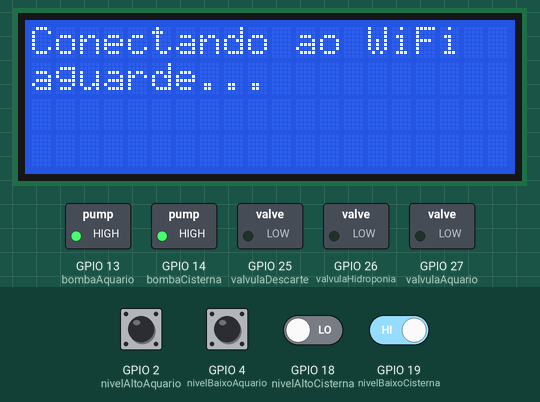
Recording of a program running on a simulated ESP32. Shown: 20×4 character LCD, switched loads named in the program (green lamp = pin HIGH). The inputs (shaded band) are chosen by the test bench; at power-on: GPIO 2 (nivelAltoAquario), GPIO 4 (nivelBaixoAquario), GPIO 19 (nivelBaixoCisterna) HIGH, GPIO 18 (nivelAltoCisterna) LOW. WiFi joins after 1.5 s; servers stay silent unless stated; the local clock reads 2024-03-15 10:24:30 at power-on unless the program sets it; not simulated (calls return 0 or success): SECRET.h; what the program prints to the serial monitor is not drawn.

Above: at 0.6 s.
At 3.8 s:
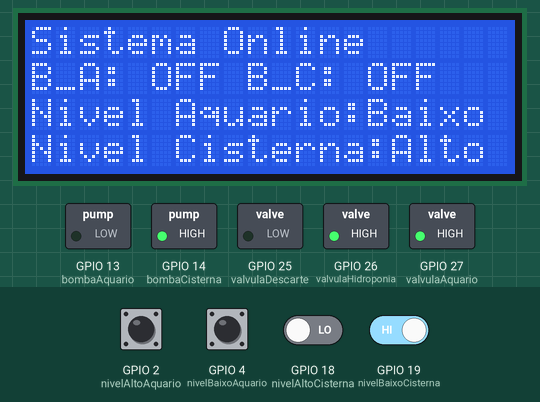
3.9 s: GPIO 18 (nivelAltoCisterna) driven HIGH
6.9 s: GPIO 19 (nivelBaixoCisterna) driven LOW
At 8.4 s:
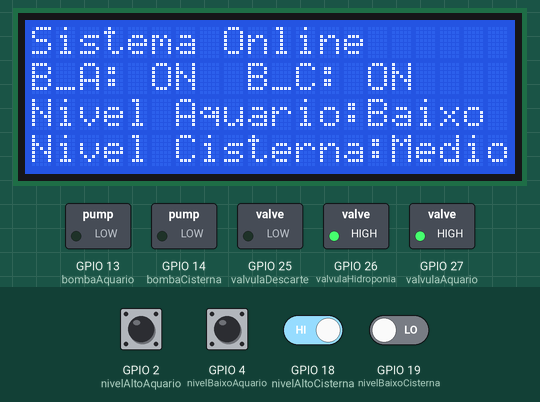
9.2 s: GPIO 19 (nivelBaixoCisterna) driven HIGH
12.2 s: GPIO 2 (nivelAltoAquario) pulled LOW for 1 s
At 13.3 s:
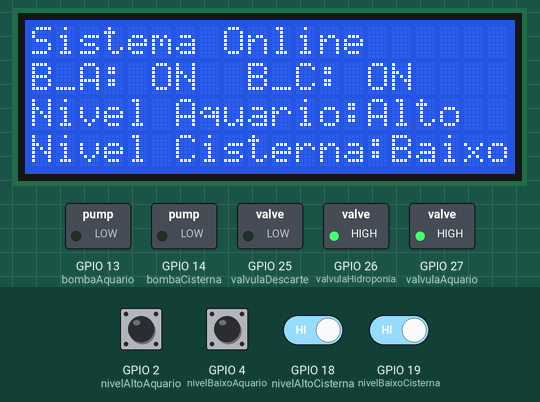
14.7 s: GPIO 18 (nivelAltoCisterna) driven LOW
At 16.0 s:
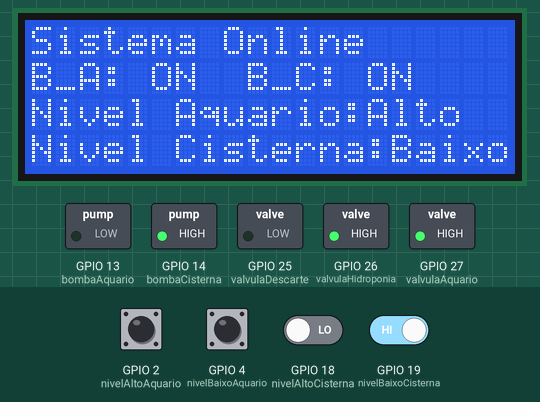
17.7 s: GPIO 4 (nivelBaixoAquario) pulled LOW for 0.2 s
At 18.4 s:
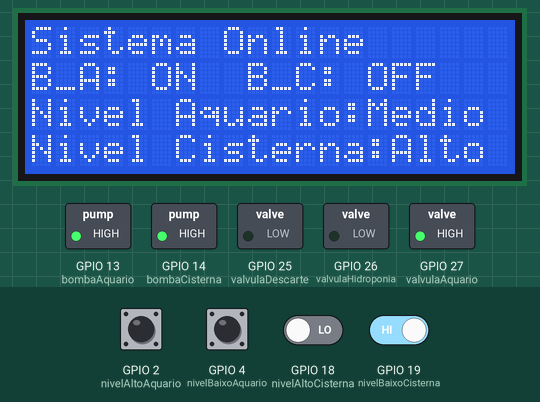
Timing chart, 0 to 20.7 s (numbered marks = the images above; inputs shaded):
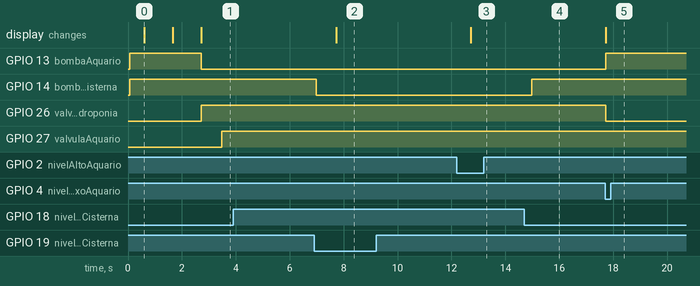

Measured:
- after the input at 3.9 s, every drawn part: stays the same
- after the input at 6.9 s, GPIO 14 (bombaCisterna): HIGH → LOW after 0.08 s; the display: changes after 0.82 s (image 2)
- after the input at 9.2 s, every drawn part: stays the same
- after the input at 12.2 s, the display: changes after 0.52 s (image 3)
- after the input at 14.7 s, GPIO 14 (bombaCisterna): LOW → HIGH after 0.28 s
- after the input at 17.7 s, the display: changes at once (image 5)
- what the display in image 0 shows lasts 1.1 s, from 0.6 s to 1.7 s

The program:

main.cpp
```cpp
#include <Arduino.h>
#if defined(ESP32)
#endif
#include <Firebase_ESP_Client.h>
#include "SECRET.h"
#include <NTPClient.h>
#include <Wire.h>
#include <LiquidCrystal_I2C.h>

LiquidCrystal_I2C lcd(0x27, 20, 4);
unsigned long ultima_atualizacao = 0;             // Armazena o tempo da última atualizaçao
const unsigned long intervalo_atualizacao = 5000; // Intervalo de atualizaçao em milissegundos (5 segundos)
static bool estadoRegaPlantas = false;

// Provide the token generation process info.
#include "addons/TokenHelper.h"
// Provide the RTDB payload printing info and other helper functions.
#include "addons/RTDBHelper.h"

#define FIREBASE_USE_PSRAM
#include <WiFiMulti.h>
#include <WiFi.h>

// #include <Servo.h> // Include the servo library
// Servo myservo;     // create servo object to control our servo

// ----------------- ATUADORES E SENSORES ------------------
// Componentes do Aquario
// int motorServo = 34;
//  sensores
int nivelBaixoAquario = 4; // Sensor nivel baixo
int nivelAltoAquario = 2;  // Sensor nivel alto
//  atuadores
int valvulaAquario = 27; // valvula que enche o aquario
int bombaAquario = 13;   // bomba que envia agua para a tubulacao

// Variaveis de estado Aquario
bool estadoBombaAquario = false;
bool estadoValvulaAquario = false;
bool estadoSNAAquario = false;
bool estadoSNBAquario = false;

// pH variaveis
const int analogInPin = 36;
int sensorValor = 0;
unsigned long int avgValue;
float b;
int buf[10], temp;

// Componentes da Tubulacao
int valvulaDescarte = 25;   // Descarta agua suja
int valvulaHidroponia = 26; // Permite que a agua va para as plantas
// Variaveis de estado Tubulacao
bool estadoValvulaDescarte = false;
bool estadoValvulaHidroponia = false;

// Componentes da Cisterna
int nivelBaixoCisterna = 19; // Sensor nivel baixo
int nivelAltoCisterna = 18;  // Sensor nivel alto
int bombaCisterna = 14;      // Manda agua para o decompositor
// Variaveis de estado bombaBox
bool estadoBombaCisterna = false;
bool estadoSensorNivelBaixoCisterna = false;
bool estadoSensorNivelAltoCisterna = false;

// variaveis para o metodo regarPlantas()
// variaveis para o metodo reabastecerAquario()
// const long tempoRegaLigado = 180000;    // Intervalo em milissegundos para ligar o LED (3min)
// const long tempoRegaDesligado = 900000; // Intervalo em milissegundos para desligar o LED (15min)
// const int tempoMinInicioRega = 3;
// const int tempoMinDesligaRega = 15;
// 1 min = 60000 ms
// 15 min = 900000 ms
const long tempoRegaLigado = 15000;             //(tempoMinInicioRega * 60) * 1000;   // Intervalo em milissegundos para ligar o LED (10s)
const long tempoRegaDesligado = 60000;          //(tempoMinDesligaRega * 60) * 1000; // Intervalo em milissegundos para desligar o LED (10s)
unsigned long anterirTarefaReabastecimento = 0; // Variável para armazenar o tempo anterior
// bool valveOn = false;                           // Estado da válvula (Ligado/Desligado)

bool statusEnvioRega = false;

// ------------- FIM DOS ATUADORES E SENSORES -------------------
// Define Firebase Data object
FirebaseData fbdo;
FirebaseAuth auth;
FirebaseConfig config;
bool signupOK = true;
WiFiMulti wifiMulti;

// Init wifiInit();
unsigned long sendDataPrevMillis = 0;
WiFiUDP udp;
NTPClient ntp(udp, "a.st1.ntp.br", -3 * 3600, 60000); /* Cria um objeto "NTP" com as configurações.utilizada no Brasil */
String hora;

String horaInicioRotina;
String horaFimRotina;

String currentTime;

unsigned long enviaDadosPHMillisAnterior = 0;

String base_path = "/data_esp1/";
// Variable to save USER UID
String uid;

// Database main path (to be updated in setup with the user UID)
String databasePath;
// Database child nodes
String tempPath = "/temperaturaAquario";
String phPath = "/phAquario";

String timePath = "/timestamp";
// Parent Node (to be updated in every loop)
String parentPath;
int timestamp;
// Timer variables (send new readings every three minutes)
unsigned long sendDataFirebasePrevMillis = 0;
unsigned long timerDelay = 180000;

// Inicia conexao wifi
void initWifi()
{
  lcd.clear();
  lcd.setCursor(0, 0);
  lcd.print("Conectando ao WiFi");
  Serial.println("Conectando ao WiFi");
  WiFi.begin(SSID, KEY);
  int tentativas = 0;
  while (WiFi.status() != WL_CONNECTED and tentativas <= 10)
  {
    delay(500); // aguarda 500ms antes de tentar novamente
    lcd.setCursor(0, 1);
    lcd.print("aguarde...");
    Serial.println("aguarde...");
    tentativas += 1;
  }

  if (WiFi.status() == WL_CONNECTED)
  {
    lcd.clear();
    lcd.setCursor(0, 0);
    lcd.print("Conexao OK!");
    Serial.println("Conexao OK!.");
    lcd.setCursor(0, 1);
    lcd.print("Endereco IP: ");
    Serial.println("Endereco IP: ");
    lcd.setCursor(0, 2);
    lcd.print(WiFi.localIP());
    delay(1000);
  }
  else
  {
    lcd.clear();
    lcd.setCursor(0, 0);
    lcd.print("Falha na conexao.");
    Serial.println("Falha na conexao.");
    delay(1000);
  }
}

void initFirebase()
{
  lcd.clear();
  lcd.setCursor(0, 0);
  lcd.print("Conectando Firebase");
  /* Assign the api key (required) */
  config.api_key = API_KEY;

  /* Assign the RTDB URL (required) */

  config.timeout.wifiReconnect = 10 * 1000;
  config.database_url = DATABASE_URL;

  Firebase.reconnectWiFi(false);
  auth.user.email = USER_EMAIL;
  auth.user.password = USER_PASSWORD;

  // Firebase.reconnectWiFi(true);
  fbdo.setResponseSize(4096);
  /* Assign the callback function for the long running token generation task */
  config.token_status_callback = tokenStatusCallback; // see addons/TokenHelper.h
  Firebase.begin(&config, &auth);
  // Getting the user UID might take a few seconds
  Serial.println("Getting User UID");
  while ((auth.token.uid) == "")
  {
    Serial.println('.');
    delay(1000);
  }
  // Print user UID
  uid = auth.token.uid.c_str();
  Serial.println("User UID: ");
  Serial.println(uid);

  // Update database path
  databasePath = String(base_path + uid + "/readings");

  if (Firebase.ready())
  {
    lcd.clear();
    lcd.setCursor(0, 0);
    lcd.print("Firebase ON :)");
    lcd.setCursor(0, 1);
    lcd.print("uid: " + uid);
  }

  delay(1000);
}

void reabastecerAquario()
{
  // 1 = nao detectou
  // 0 = detectou
  // Em LOW o LED do relé fica aceso
  if (digitalRead(nivelBaixoAquario) == 1 and digitalRead(nivelAltoAquario) == 1)
  {                                     // Se nao detectar agua
    digitalWrite(valvulaAquario, HIGH); // liga valvula para reabastecer aquario
    estadoValvulaAquario = true;
    estadoSNAAquario = false;
    estadoSNBAquario = false;
  }
  else if (digitalRead(nivelBaixoAquario) == 0 and digitalRead(nivelAltoAquario) == 0)
  { // se detectar agua

    digitalWrite(valvulaAquario, LOW);
    estadoValvulaAquario = false;
    estadoSNAAquario = true;
    estadoSNBAquario = true;
  }
  else if (digitalRead(nivelBaixoAquario) == 0 and digitalRead(nivelAltoAquario) == 1)
  {
    estadoSNAAquario = false;
    estadoSNBAquario = true;
  }
}

// OBS: sensor nivel baixo invertido
void encherDecantador()
{
  if (digitalRead(nivelAltoCisterna) == 1 and digitalRead(nivelBaixoCisterna) == 0 and !estadoBombaCisterna)
  {                                    // Se sensor nivel alto detectar agua
    digitalWrite(bombaCisterna, LOW); // liga a bomba em LOW
    estadoBombaCisterna = true;
    estadoSensorNivelAltoCisterna = true;
    estadoSensorNivelBaixoCisterna = true;
  }
  else if (digitalRead(nivelAltoCisterna) == 0 and digitalRead(nivelBaixoCisterna) == 0 and estadoBombaCisterna)
  { // se o nivel da agua estiver abaixando e estiver no meio dos sensores
    estadoSensorNivelAltoCisterna = false;
    estadoSensorNivelBaixoCisterna = true;
  }
  else if (digitalRead(nivelAltoCisterna) == 0 and digitalRead(nivelBaixoCisterna) == 1)
  { // Se os sensores nao detectarem agua
    digitalWrite(bombaCisterna, HIGH);
    estadoBombaCisterna = false;
    estadoSensorNivelAltoCisterna = false;
    estadoSensorNivelBaixoCisterna = false;
  }
}

void regarPlantas()
{
  static unsigned long startMillis = 0; // Obtém o tempo atual em milissegundos

  if (estadoRegaPlantas == false && millis() - startMillis >= tempoRegaDesligado || estadoRegaPlantas == false && startMillis == 0)
  {
    estadoRegaPlantas = true;
    startMillis = millis();

    digitalWrite(valvulaDescarte, LOW);
    digitalWrite(valvulaHidroponia, HIGH);
    digitalWrite(bombaAquario, LOW); // bomba aquario se ativa em LOW
    estadoValvulaDescarte = false;
    estadoValvulaHidroponia = true;
    estadoBombaAquario = true;

    if (WiFi.status() == WL_CONNECTED and Firebase.ready() && signupOK)
    {
      hora = ntp.getFormattedTime();
      horaInicioRotina = hora;
      Serial.printf("Iniciando rotina... %s\n", Firebase.RTDB.setBool(&fbdo, F("RotinaRegaPlantas/valor"), true) ? "rotina iniciada" : fbdo.errorReason().c_str());
      Serial.printf("Definindo horario ultima rotina... %s\n", Firebase.RTDB.setString(&fbdo, F("RotinaRegaPlantas/ultimaRotinaHora"), horaInicioRotina) ? "horario enviado" : fbdo.errorReason().c_str());

      Serial.printf("Definindo estado da valvula de descarte... %s\n", Firebase.RTDB.setBool(&fbdo, F("Tubulacao/valvulaDescarte"), estadoValvulaDescarte) ? "valvula descarte ok" : fbdo.errorReason().c_str());
      Serial.printf("Definindo estado da valvula de hidroponia... %s\n", Firebase.RTDB.setBool(&fbdo, F("Tubulacao/valvulaHidroponia"), estadoValvulaHidroponia) ? "valvula hidroponia ok" : fbdo.errorReason().c_str());
      Serial.printf("Definindo estado da bomba do aquario...... %s\n", Firebase.RTDB.setBool(&fbdo, F("Aquario/bombaAquario"), estadoBombaAquario) ? "bomba aquario ok" : fbdo.errorReason().c_str());
    }
  }
  else if (estadoRegaPlantas == true && millis() - startMillis >= tempoRegaLigado)
  {
    estadoRegaPlantas = false;
    startMillis = millis();
    digitalWrite(bombaAquario, HIGH); // bomba aquario desativa em HIGH
    digitalWrite(valvulaHidroponia, LOW);
    estadoValvulaHidroponia = false;
    estadoBombaAquario = false;
    // se parou de regar, o led do relé acende
    if (WiFi.status() == WL_CONNECTED and Firebase.ready() && signupOK)
    {
      hora = ntp.getFormattedTime();
      horaFimRotina = hora;
      Serial.printf("Definindo horario da ultima rotina no Firebase");
      Serial.println();
      Firebase.RTDB.setString(&fbdo, F("RotinaRegaPlantas/fimRotinaHora"), horaFimRotina);
      Firebase.RTDB.setString(&fbdo, F("RotinaRegaPlantas/fimRotinaHora"), horaFimRotina);
      Firebase.RTDB.setBool(&fbdo, F("RotinaRegaPlantas/valor"), false);
      Firebase.RTDB.setBool(&fbdo, F("Tubulacao/valvulaHidroponia"), estadoValvulaHidroponia);
      Firebase.RTDB.setBool(&fbdo, F("Aquario/bombaAquario"), estadoBombaAquario);
    }
  }
}

void verificaPH()
{
  for (int i = 0; i < 10; i++)
  {
    buf[i] = analogRead(analogInPin);
    // Serial.println("AD = ");
    // Serial.println(buf[i]);
    delay(10);
  }
  for (int i = 0; i < 9; i++)
  {
    for (int j = i + 1; j < 10; j++)
    {
      if (buf[i] > buf[j])
      {
        temp = buf[i];
        buf[i] = buf[j];
        buf[j] = temp;
      }
    }
  }
  avgValue = 0;
  for (int i = 2; i < 8; i++)
    avgValue += buf[i];
  // float pHVol=(float)avgValue*5.0/1024/6;
  float pHVol = (float)avgValue / 6 * 3.4469 / 4095;
  // Serial.println("v = ");
  // Serial.println(pHVol);

  float phValor = -5.70 * pHVol + 21.34;
  // float phValue = 7 + ((2.5 - pHVol) / 0.18);
  Serial.println();
  Serial.println("Ph=");
  Serial.println(phValor);

  if (WiFi.status() == WL_CONNECTED and Firebase.ready() && signupOK)
  {
    Serial.printf("Definindo ph... %s\n", Firebase.RTDB.setFloat(&fbdo, F("Aquario/ph"), phValor) ? "ph enviado" : fbdo.errorReason().c_str());
  }
}

unsigned long startTime = 0;
// bool alimentacao7hOn = false;
// bool alimentacao17hOn = false;

// const unsigned long rotationTime = 5000; // Tempo de rotaçao em milissegundos
// bool isServoOn = false;
/*
void alimentacao()
{
  ntp.update();
  int currentHour = ntp.getHours();
  int currentMinute = ntp.getMinutes();

  if (currentHour == 20 && currentMinute == 35 && !alimentacao7hOn)
  {
    Serial.println(currentHour);
    Serial.println(currentMinute);
    alimentacao7hOn = true;
    alimentacao17hOn = false;

    if (!isServoOn)
    {
      startTime = millis();
      myservo.write(180); // Posiçao para girar o servo (exemplo: 90 graus)
      Serial.println("Alimentou");
      Serial.printf("Alimentou... %s\n", Firebase.RTDB.setBool(&fbdo, F("/aliementacao/alimentacao09"), true) ? "ok" : fbdo.errorReason().c_str());
      Serial.printf("Alimentou... %s\n", Firebase.RTDB.setBool(&fbdo, F("/aliementacao/alimentacao17"), false) ? "ok" : fbdo.errorReason().c_str());

      isServoOn = true;
    }
  }

  if (currentHour == 20 && currentMinute == 36 && !alimentacao17hOn)
  {
    alimentacao7hOn = false;
    alimentacao17hOn = true;

    if (!isServoOn)
    {
      startTime = millis();
      myservo.write(180); // Posiçao para girar o servo (exemplo: 90 graus)
      Serial.println("Alimentou");
      Serial.printf("Alimentou... %s\n", Firebase.RTDB.setBool(&fbdo, F("/aliementacao/alimentacao07"), false) ? "ok" : fbdo.errorReason().c_str());
      Serial.printf("Alimentou... %s\n", Firebase.RTDB.setBool(&fbdo, F("/aliementacao/alimentacao17"), true) ? "ok" : fbdo.errorReason().c_str());
      isServoOn = true;
    }
  }

  if (millis() - startTime >= rotationTime && isServoOn)
  {
    myservo.write(0); // Desligar o servo (posiçao 0 graus)
    Serial.println("Desligou");
    isServoOn = false;
  }
}
*/

void mostrarLCD()
{
  // Verificar se já passaram 5 segundos desde a última atualizaçao
  if (millis() - ultima_atualizacao >= intervalo_atualizacao || ultima_atualizacao == 0)
  {
    ultima_atualizacao = millis(); // Atualizar o tempo da última atualizaçao

    // Exibir as informações de pH e temperatura
    // lcd.setCursor(0, 0);
    // lcd.printf("pH: %.f", ph);
    // lcd.setCursor(0, 1);
    // lcd.printf("Temp: %.f", temperatura);

    lcd.clear();
    lcd.setCursor(0, 0);
    lcd.print(WiFi.status() == WL_CONNECTED and Firebase.ready() ? "Sistema Online" : "Sistema Offline");
    Serial.println(WiFi.status() == WL_CONNECTED and Firebase.ready() ? "Sistema Online" : "Sistema Offline");

    // Exibir o status dos atuadores
    lcd.setCursor(0, 1);
    lcd.print("B_A: ");
    lcd.print(estadoBombaAquario ? "ON" : "OFF");
    Serial.print("B_A: ");
    Serial.print(estadoBombaAquario ? "ON" : "OFF");
    Serial.println();

    lcd.setCursor(9, 1);
    lcd.print("B_C: ");
    lcd.print(estadoBombaCisterna ? "ON" : "OFF");
    Serial.print("B_C: ");
    Serial.print(estadoBombaCisterna ? "ON" : "OFF");
    Serial.println();

    lcd.setCursor(0, 2);
    lcd.print("Nivel Aquario:");
    lcd.print(digitalRead(nivelAltoAquario) == 0 ? "Alto" : (digitalRead(nivelBaixoAquario) == 0 ? "Medio" : "Baixo"));
    Serial.print("Nivel Aquario:");
    Serial.print(digitalRead(nivelAltoAquario) == 0 ? "Alto" : (digitalRead(nivelBaixoAquario) == 0 ? "Medio" : "Baixo"));
    Serial.println();

    lcd.setCursor(0, 3);
    lcd.print("Nivel Cisterna:");
    lcd.print(digitalRead(nivelAltoCisterna) == 0 ? "Alto" : (digitalRead(nivelBaixoCisterna) == 0 ? "Medio" : "Baixo"));
    Serial.print("Nivel Cisterna:");
    Serial.print(digitalRead(nivelAltoCisterna) == 0 ? "Alto" : (digitalRead(nivelBaixoCisterna) == 0 ? "Medio" : "Baixo"));
    Serial.println();
  }
}
void pushFireBase()
{
  if (WiFi.status() == WL_CONNECTED and Firebase.ready() && signupOK)
  {
    Serial.printf("Atualizando os dados do aquario no Firebase.");
    Serial.println();
    // Firebase.RTDB.setBool(&fbdo, F("Aquario/valvulaAquario"), estadoValvulaAquario) ? Serial.printf("valvula aquario ok") : Serial.printf(fbdo.errorReason().c_str());
    Firebase.RTDB.setBool(&fbdo, F("Aquario/valvulaAquario"), estadoValvulaAquario);
    Firebase.RTDB.setBool(&fbdo, F("Aquario/sensorNivelBaixoAquario"), estadoSNBAquario);
    Firebase.RTDB.setBool(&fbdo, F("Aquario/sensorNivelAltoAquario"), estadoSNAAquario);

    Serial.printf("Atualizando dados da Cisterna no Firebase.");
    Serial.println();
    Firebase.RTDB.setBool(&fbdo, F("Cisterna/sensorNivelAltoCisterna"), estadoSensorNivelAltoCisterna);
    Firebase.RTDB.setBool(&fbdo, F("Cisterna/sensorNivelBaixoCisterna"), estadoSensorNivelBaixoCisterna);
    Firebase.RTDB.setBool(&fbdo, F("Cisterna/bombaCisterna"), estadoBombaCisterna);
  }
}

void setup()
{
  Serial.begin(9600);
  lcd.init();
  lcd.backlight();
  // Aquario
  pinMode(nivelAltoAquario, INPUT_PULLUP);
  pinMode(nivelBaixoAquario, INPUT_PULLUP);
  pinMode(valvulaAquario, OUTPUT);
  pinMode(bombaAquario, OUTPUT);
  // tubulacao
  pinMode(valvulaDescarte, OUTPUT);
  pinMode(valvulaHidroponia, OUTPUT);
  // boxWatter
  pinMode(nivelBaixoCisterna, INPUT);
  pinMode(nivelAltoCisterna, INPUT);
  pinMode(bombaCisterna, OUTPUT);

  digitalWrite(bombaCisterna, HIGH);
  digitalWrite(valvulaDescarte, LOW);
  digitalWrite(valvulaHidroponia, LOW);
  digitalWrite(valvulaAquario, LOW);
  digitalWrite(bombaAquario, HIGH); // bomba aquario desativa em HIGH
  estadoBombaAquario = false;
  // myservo.attach(motorServo);
  initWifi();
  // if (WiFi.status() == WL_CONNECTED) initFirebase();
}

void loop()
{
  // if (WiFi.status() == WL_CONNECTED)
  // {
  //   if (!ntp.update())
  //     ntp.forceUpdate();
  // }
  static unsigned long iniciaVerificacao = 0;
  static unsigned long iniciaVerificacaoPH = 0;
  static unsigned long tempoPushFirebase = 0;
  // // alimentacao();
  mostrarLCD();
  regarPlantas();
  if (millis() - iniciaVerificacao >= 500)
  {
    iniciaVerificacao = millis();
    encherDecantador();
    reabastecerAquario();
  }
  // if (millis() - tempoPushFirebase >= 30000)
  // {
  //   pushFireBase();
  //   tempoPushFirebase = millis();
  // }
  // if (millis() - iniciaVerificacaoPH >= 30000) // verifica o ph a cada 30 segundos
  // {
  // iniciaVerificacaoPH = millis();
  //   verificaPH();
  // }
}
```
